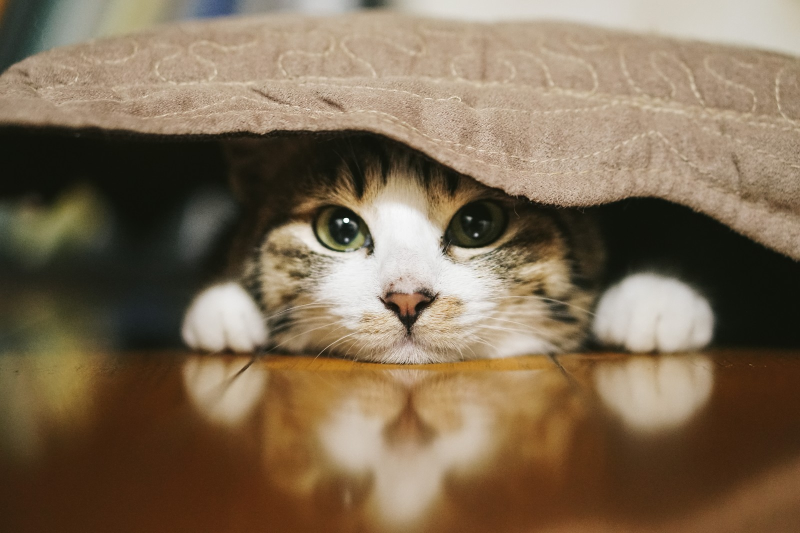
%> input picture images/cat1.jpg, 1600 x 1066 px (shown at 1/2 size)
$ octave kadai2.m   (GNU Octave 9; MATLAB toolbox functions it lacks are replaced by stand-ins)
%> lines starting %> are read from the running program, lines starting %| are printed output that depends on the picture; in (x1, y1, x2, y2) boxes, pixels count from 0 and x2, y2 are one past the last pixel; in counts of white or black regions, pixels touching at a corner belong together; the program's own positions count from 1
% 課題２　階調数と疑似輪郭
% ２階調，４階調，８階調の画像を生成せよ．
% 下記はサンプルプログラムである．
% 課題作成にあたっては「Lenna」以外の画像を用いよ．

clear; % 変数のオールクリア

ORG=imread('images/cat1.jpg'); % 原画像の入力
%> ORG is the input picture: size 1066x1600x3 uint8; mean R, G, B 126.1, 107.5, 84.4
ORG = rgb2gray(ORG); colormap(gray); colorbar;
imagesc(ORG); axis image; % 画像の表示
pause; % 一時停止

% ２階調画像の生成
IMG = ORG>128;
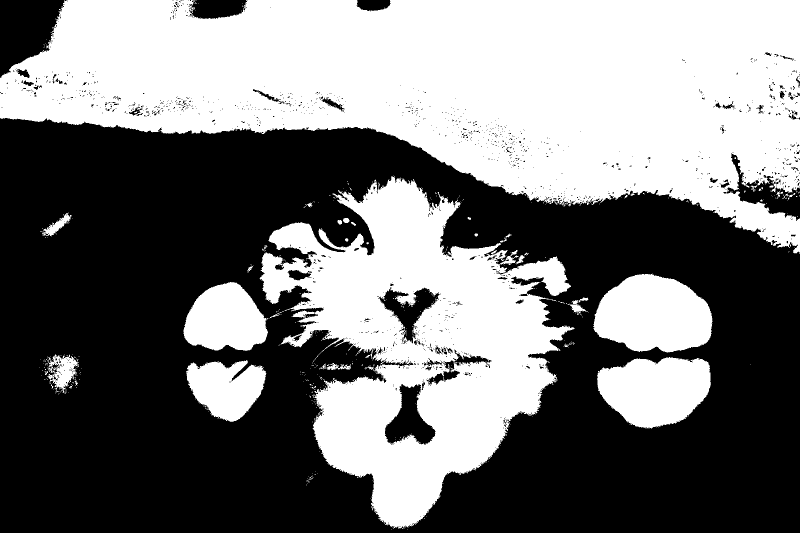
%> IMG: size 1066x1600 logical (shown at 1/2 size); 46.6% white; 517 white regions (483 under 20 px), largest, box (x1, y1, x2, y2) and area: (0, 0, 1600, 508) 491172, (519, 351, 1149, 1057) 214997, (1186, 547, 1425, 705) 28350
imagesc(IMG); colormap(gray); colorbar;  axis image;
pause;

% ４階調画像の生成
IMG0 = ORG>64;
%> IMG0: size 1066x1600 logical; 65.1% white; 976 black regions (937 under 20 px), largest, box (x1, y1, x2, y2) and area: (0, 245, 1600, 1066) 571398, (0, 0, 96, 150) 8797, (436, 685, 647, 716) 2700
IMG1 = ORG>128;
IMG2 = ORG>192;
%> IMG2: size 1066x1600 logical; 8.8% white; 1902 white regions (1774 under 20 px), largest, box (x1, y1, x2, y2) and area: (574, 391, 1081, 713) 55836, (817, 0, 1600, 107) 45403, (1203, 558, 1405, 694) 18585
IMG = IMG0 + IMG1 + IMG2;
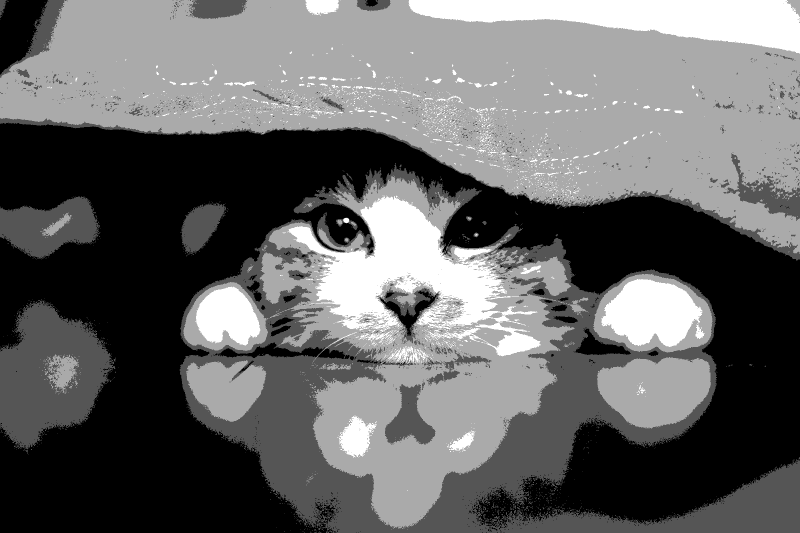
%> IMG: size 1066x1600 double (shown at 1/2 size); min 0, max 3, mean 1.21; drawn with min black and max white
imagesc(IMG); colormap(gray); colorbar;  axis image;
pause;

% ８階調画像の生成
IMG0 = ORG>32;
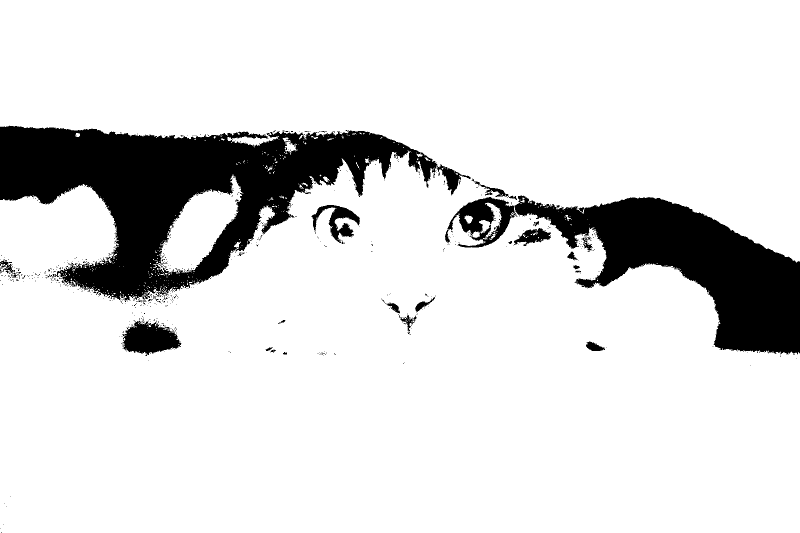
%> IMG0: size 1066x1600 logical (shown at 1/2 size); 86.5% white; 570 black regions (541 under 20 px), largest, box (x1, y1, x2, y2) and area: (0, 251, 941, 603) 133203, (1029, 391, 1600, 709) 76962, (895, 394, 1035, 495) 6117
IMG1 = ORG>64;
IMG2 = ORG>96;
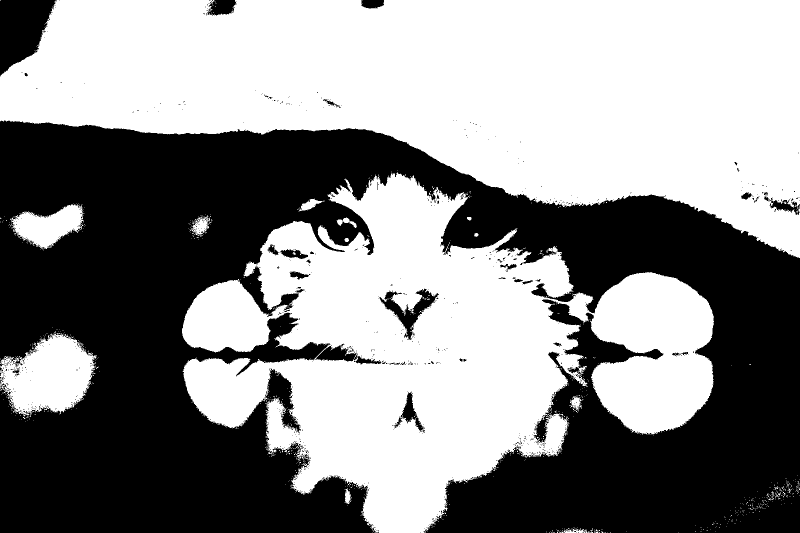
%> IMG2: size 1066x1600 logical (shown at 1/2 size); 54.8% white; 933 black regions (894 under 20 px), largest, box (x1, y1, x2, y2) and area: (0, 241, 1600, 1066) 745224, (0, 0, 114, 153) 11136, (759, 577, 878, 680) 3423
IMG3 = ORG>128;
IMG4 = ORG>160;
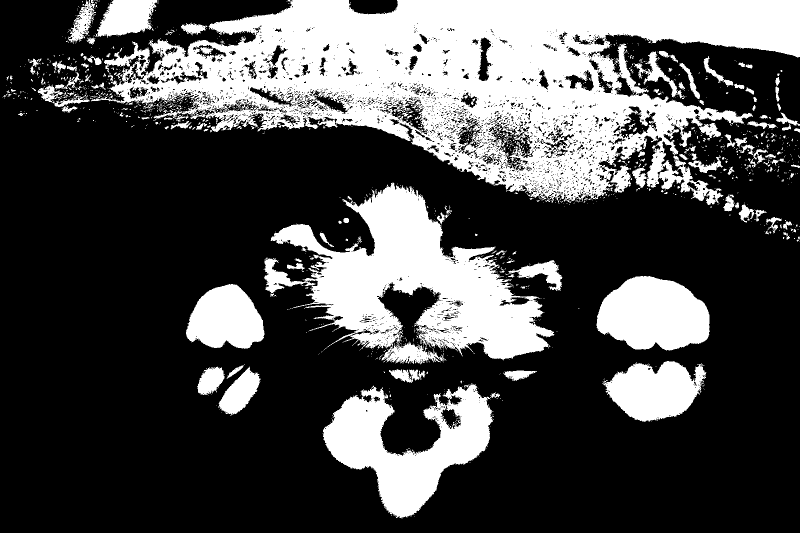
%> IMG4: size 1066x1600 logical (shown at 1/2 size); 30% white; 1472 white regions (1308 under 20 px), largest, box (x1, y1, x2, y2) and area: (182, 0, 1600, 410) 279620, (527, 365, 1109, 729) 91499, (646, 767, 1000, 1037) 42003
IMG5 = ORG>192;
IMG6 = ORG>224;
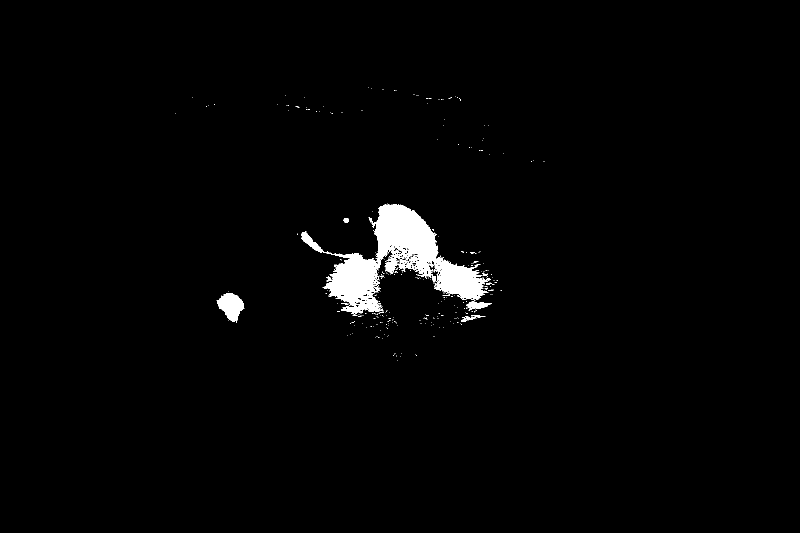
%> IMG6: size 1066x1600 logical (shown at 1/2 size); 1.8% white; 321 white regions (306 under 20 px), largest, box (x1, y1, x2, y2) and area: (645, 407, 977, 628) 25765, (433, 586, 489, 646) 1962, (602, 463, 648, 506) 650
IMG = IMG0 + IMG1 + IMG2 + IMG3 + IMG4 + IMG5 + IMG6;
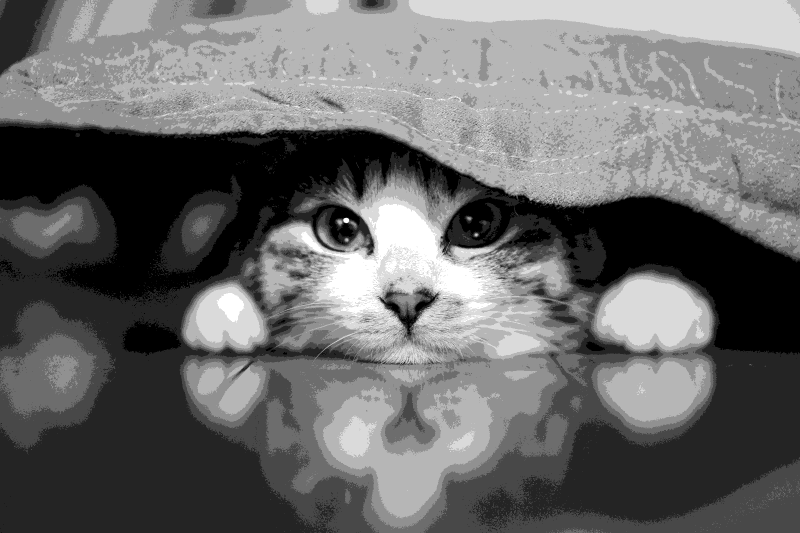
%> IMG: size 1066x1600 double (shown at 1/2 size); min 0, max 7, mean 2.94; drawn with min black and max white
imagesc(IMG); colormap(gray); colorbar;  axis image;
pause;

$ run again, with images/cat2.jpg copied over images/cat1.jpg
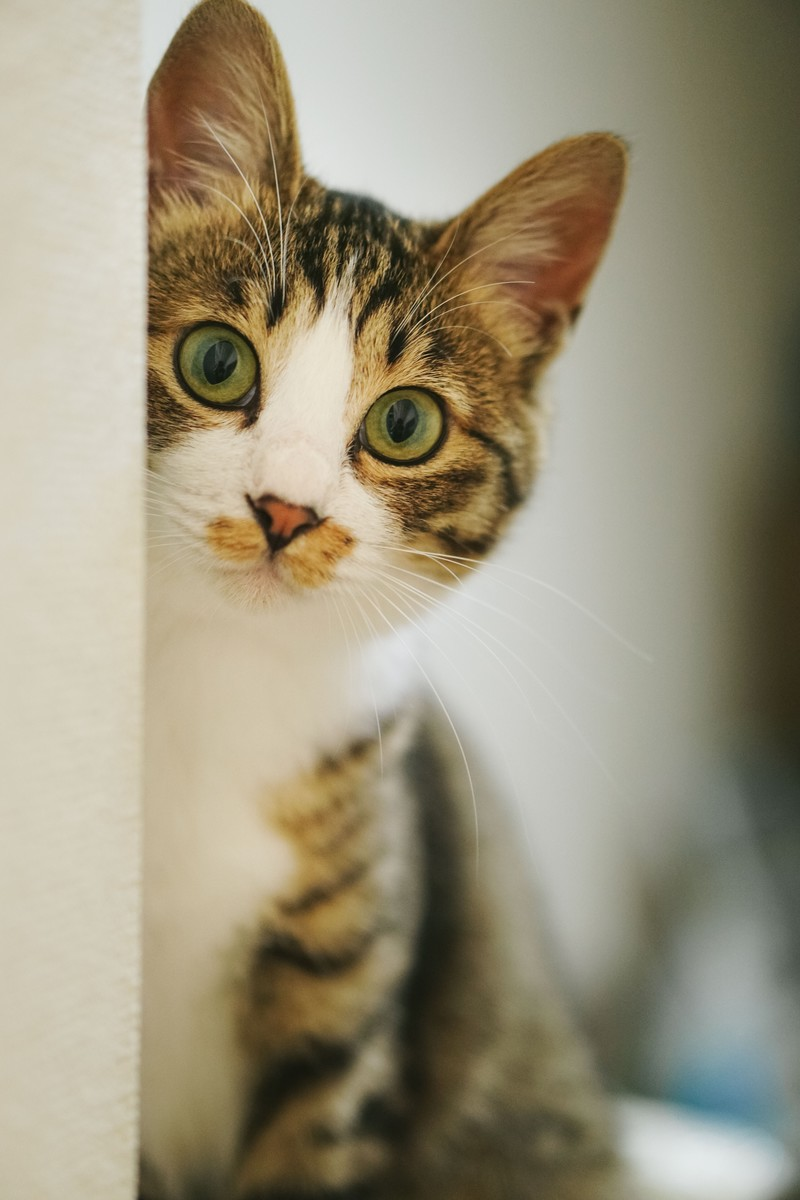
%> input picture images/cat2.jpg, 800 x 1200 px
%> ORG is the input picture: size 1200x800x3 uint8; mean R, G, B 155.2, 147.4, 124.9
%> ORG: size 1200x800 uint8
%> `IMG = ORG>128;`:
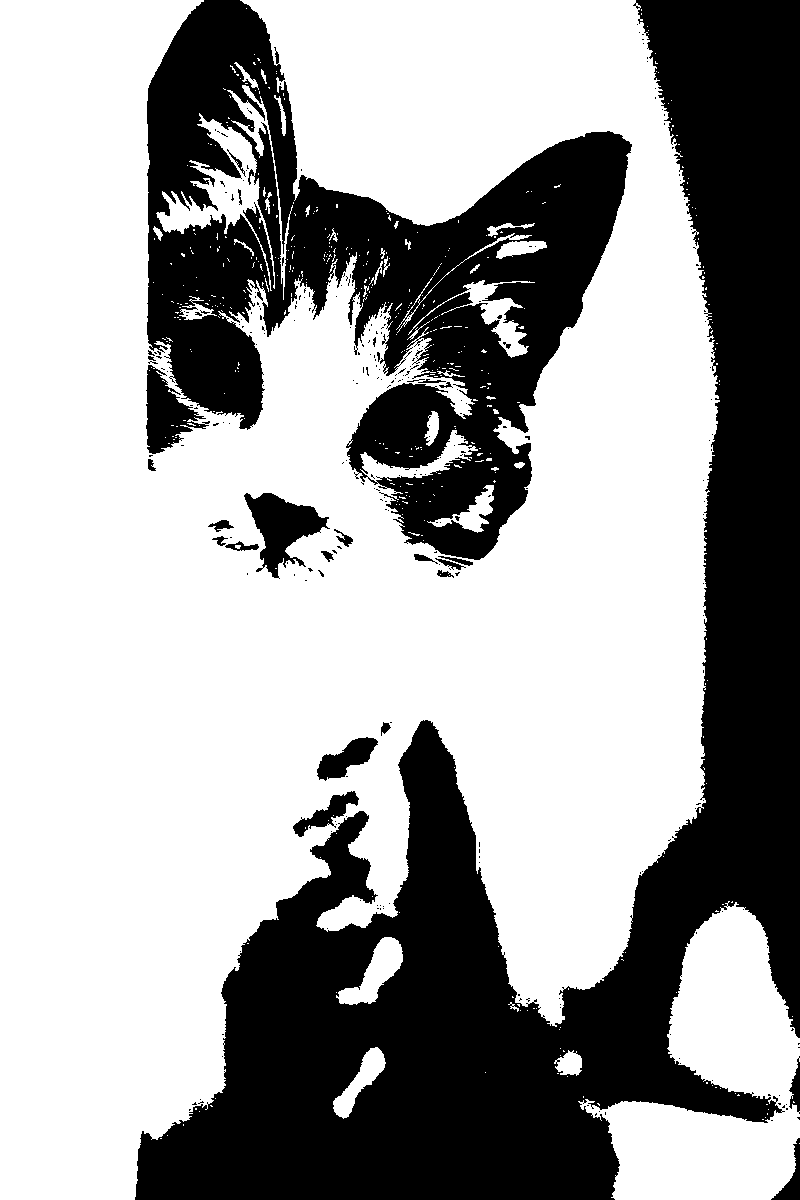
%> IMG: size 1200x800 logical; 62.9% white; 287 black regions (260 under 20 px), largest, box (x1, y1, x2, y2) and area: (135, 0, 800, 1200) 236149, (147, 0, 632, 560) 108152, (244, 493, 330, 579) 3374
%> IMG4: size 1200x800 logical; 47.6% white; 422 white regions (385 under 20 px), largest, box (x1, y1, x2, y2) and area: (0, 0, 664, 1200) 383241, (245, 0, 588, 224) 53385, (622, 1109, 786, 1200) 11658
%> IMG6: size 1200x800 logical; 0.32% white; 44 white regions (37 under 20 px), largest, box (x1, y1, x2, y2) and area: (668, 1146, 730, 1179) 1484, (304, 333, 340, 422) 1153, (316, 154, 330, 171) 83
%> `IMG = IMG0 + IMG1 + IMG2 + IMG3 + IMG4 + IMG5 + IMG6;`:
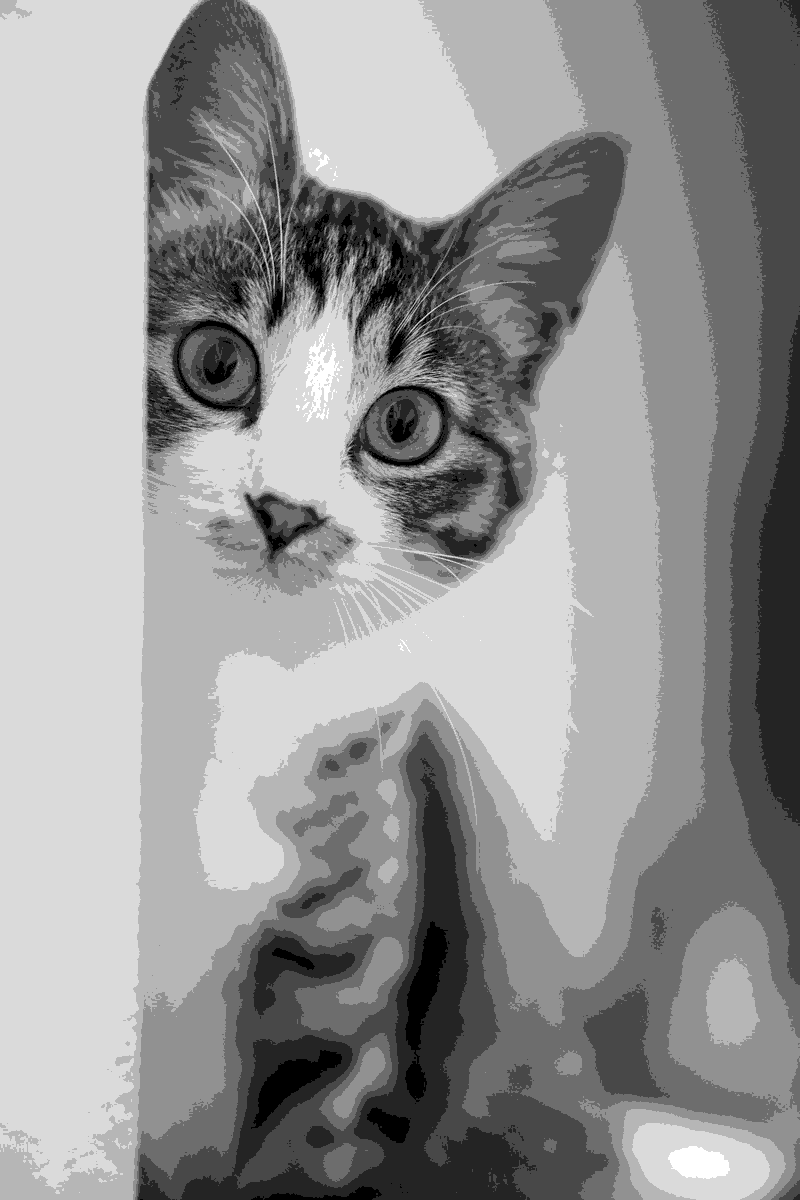
%> IMG: size 1200x800 double; min 0, max 7, mean 4.09; drawn with min black and max white
